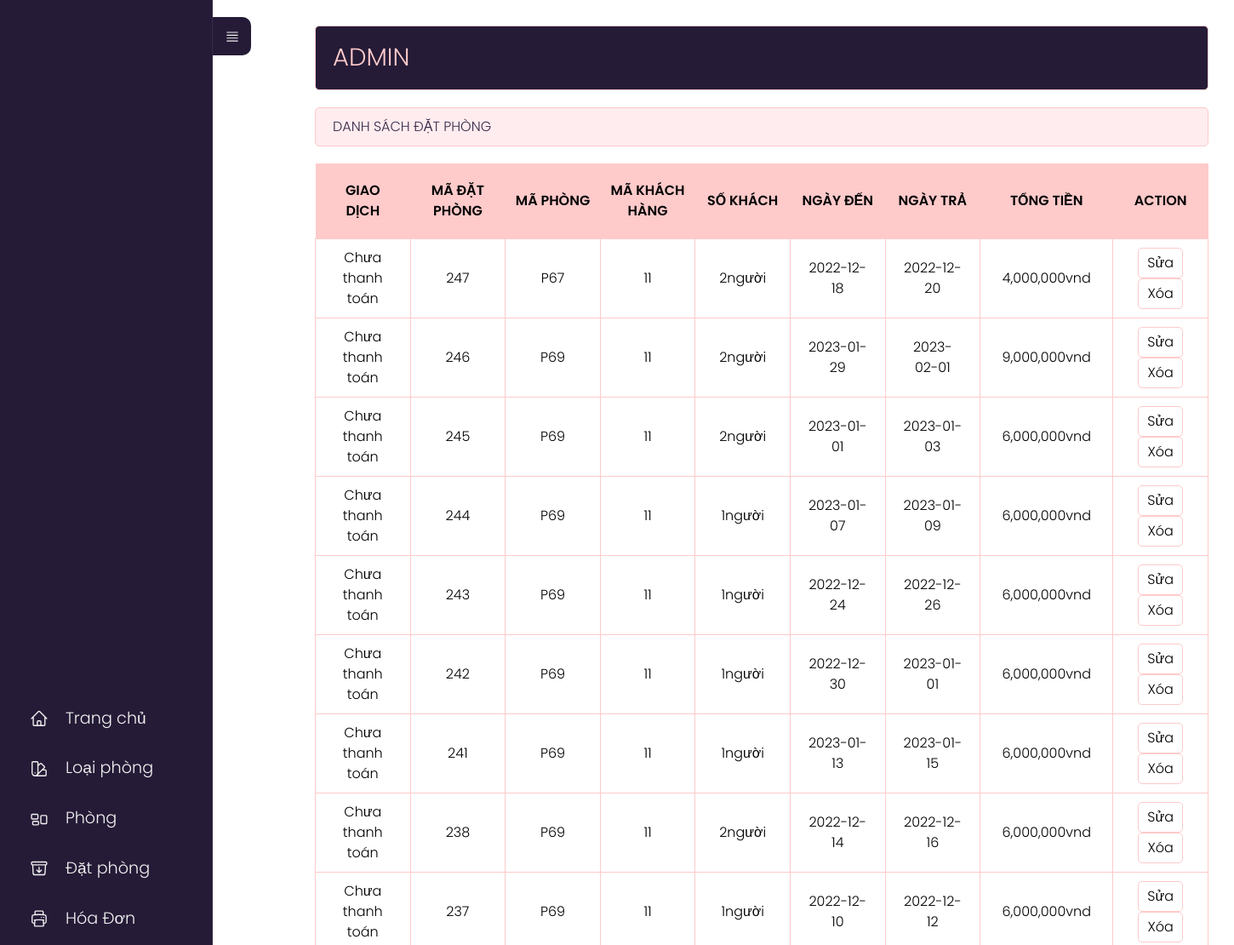
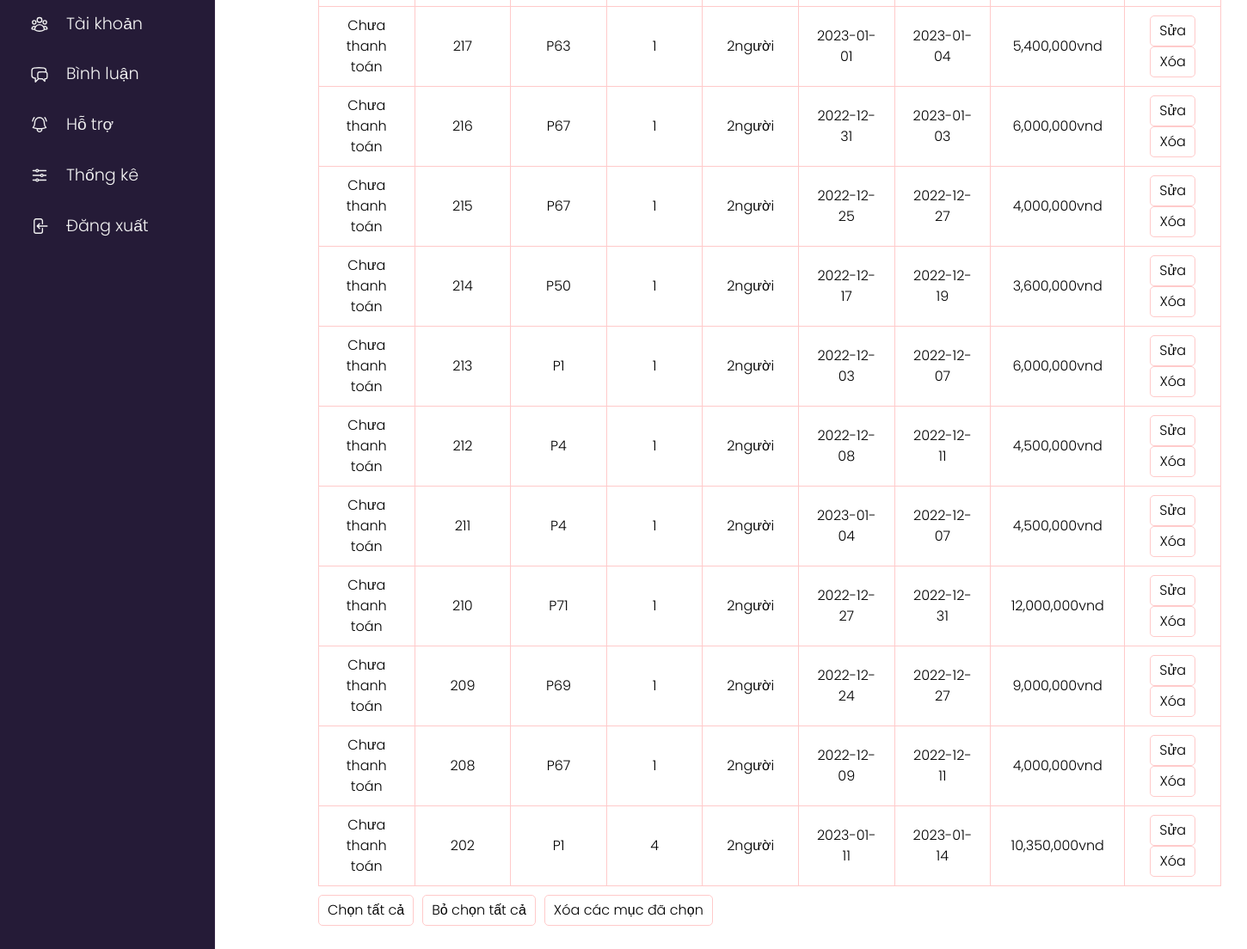
/app/controllers/admin/index.php?act=listdp (signed in), run on the app's committed database (2 pictures, top to bottom).
### tables this page shows
CREATE TABLE `datphong` (
  `id_order` int(11) NOT NULL,
  `id_phong` int(11) NOT NULL,
  `id_user` varchar(255) NOT NULL,
  `sokhach` int(2) NOT NULL,
  `ngayden` date NOT NULL,
  `ngaytra` date NOT NULL,
  `tongtien` float(10,2) NOT NULL,
  `giaodich` tinyint(2) NOT NULL DEFAULT 0,
  `tinhtrang` tinyint(2) NOT NULL DEFAULT 0
);

### app/models/pdo.php (called while the page is built, shortened)
<?php
function pdo_get_connection(){
    $dburl = "mysql:host=localhost;dbname=khachsan;charset=utf8";
    $user = 'root';
    $password = '';
    $conn = new PDO($dburl, $user, $password);
    $conn->setAttribute(PDO::ATTR_ERRMODE, PDO::ERRMODE_EXCEPTION);
    return $conn;
}
function pdo_query($sql){
    $sql_args = array_slice(func_get_args(), 1);
    try{
        $conn = pdo_get_connection();
        $stmt = $conn->prepare($sql);
        $stmt->execute($sql_args);
        $rows = $stmt->fetchAll();
        return $rows;
    }
    catch(PDOException $e){
        throw $e;
    }
    finally{
        unset($conn);
    }
}

### app/models/datphong.php (called while the page is built, shortened)
<?php
    function loadall_datphong(){
        $sql="SELECT * FROM datphong order by id_order desc";
        $listdp=pdo_query($sql);
        return $listdp;
    }
    function update_tinhtrang(){
        $sql="SELECT * FROM datphong";
        $listdp=pdo_query($sql);
    }
?>

### app/views/admin/datphong/list.php (the view, shortened to what this page needs)
<div class="row">
    <div class="row mb headeradmin" style="width:1050px;">
        <h1 style="padding: 15px 0;">ADMIN </h1>
    </div>
    <div class="row formtittle" style="width:1050px;">
        <h3>DANH SÁCH ĐẶT PHÒNG</h3>
    </div>
    <div class="row formcontent">
        <form action="index.php?act=listdp" method="post">
            <div class="row mb10 formdshanghoa" style="width:1050px;">
                <table>
                    <tr>
                        <th>GIAO DỊCH</th>
                        <th>MÃ ĐẶT PHÒNG</th>
                        <th>MÃ PHÒNG</th>
                        <th>MÃ KHÁCH HÀNG</th>
                        <th>SỐ KHÁCH</th>
                        <th>NGÀY ĐẾN</th>
                        <th>NGÀY TRẢ</th>
                        <th>TỔNG TIỀN</th>
                        <th>ACTION</th>
                    </tr>
                    <?php
                    foreach ($listdp as $datphong) {
                        extract($datphong);
                        if ($giaodich == 0) {
                            $giaodich = "Chưa thanh toán";
                        }
                        $suadp = "index.php?act=suadp&id=" . $id_order;
                        $xoadp = "index.php?act=xoadp&id=" . $id_order;
                        echo '<tr>
                                        <td>'.$giaodich.'</td>
                                        <td>' . $id_order . '</td>
                                        <td>P' . $id_phong . '</td>
                                        <td>' . $id_user . '</td>
                                        <td>' . $sokhach . 'người</td>
                                        <td>' . $ngayden . '</td>
                                        <td>' . $ngaytra . '</td>
                                        <td>' . number_format($tongtien) . 'vnd</td>
                                        <td><a href="' . $suadp . '"><input type="button" value="Sửa"></a>  <a onclick="return DELETE()" href="' . $xoadp . '"><input type="button" value="Xóa"></a></td>
                                    </tr>';
                    }
                    ?>
                </table>
            </div>
            <div class="row mb10" style="display:flex;">
                <input type="button" id="btn1" value="Chọn tất cả">
                <input type="button" id="btn2" value="Bỏ chọn tất cả" style="margin-left:10px;">
                <input type="button" value="Xóa các mục đã chọn" style="margin-left:10px;">
            </div>
        </form>
    </div>
</div>
</div>

### public/assets/clients/css/styleadmin.css (style rules this page uses)
* { padding: 0; margin: 0; box-sizing: border-box; font-family: 'Poppins', sans-serif; font-weight: 300; }
body { position: relative; width: 100%; min-height: 150vh; }
.row { float: left; width: 70%; }
.mb { margin-bottom: 20px; }
.mb10 { margin-bottom: 10px; }
.formtk input[type="submit"], .formcontent input[type="submit"], .formcontent input[type="reset"], .formcontent input[type="button"] { border-radius: 5px; padding: 5px 10px; background-color: #ffffff; border: 1px solid #FFCACA; }
.headeradmin { background-color: #251B37; border: 1px solid #FFCACA; color: #FFCACA; border-radius: 5px; padding: 0px 20px; width: 70%; }
.headeradmin h1 { font-size: 2vw; }
.formtittle { background-color: #FFECEF; border: 1px solid #FFCACA; color: #372948; border-radius: 5px; padding: 10px 20px; }
.formcontent { padding: 20px 0; }
table tr th { font-weight: 600; }
.formdshanghoa table { width: 100%; border-collapse: collapse; }
.formdshanghoa table th:nth-child(1) { width: 10%; padding: 20px; background-color: #FFCACA; }
.formdshanghoa table th:nth-child(2) { width: 10%; background-color: #FFCACA; }
.formdshanghoa table th:nth-child(3) { width: 10%; background-color: #FFCACA; }
.formdshanghoa table th:nth-child(4) { width: 10%; background-color: #FFCACA; }
.formdshanghoa table th:nth-child(5) { width: 10%; background-color: #FFCACA; }
.formdshanghoa table th:nth-child(6) { width: 10%; background-color: #FFCACA; }
.formdshanghoa table th:nth-child(7) { width: 30%; background-color: #FFCACA; }
.formdshanghoa table th:nth-child(8) { width: 10%; background-color: #FFCACA; }
.formdshanghoa table td { border: 1px solid #FFCACA; padding: 10px 20px; text-align: center; }
.formdshanghoa table th:nth-child(7) { width: 10%; background-color: #FFCACA; }
.formdshanghoa table th:nth-child(9) { width: 10%; background-color: #FFCACA; }

### data on the page
datphong: giaodich "Chưa thanh toán", id_order "247", id_phong "67", id_user "11", sokhach "2", ngayden "2022-12-18", ngaytra "2022-12-20", tongtien "4,000,000"
datphong: giaodich "Chưa thanh toán", id_order "246", id_phong "69", id_user "11", sokhach "2", ngayden "2023-01-29", ngaytra "2023-02-01", tongtien "9,000,000"
datphong: giaodich "Chưa thanh toán", id_order "245", id_phong "69", id_user "11", sokhach "2", ngayden "2023-01-01", ngaytra "2023-01-03", tongtien "6,000,000"
datphong: giaodich "Chưa thanh toán", id_order "244", id_phong "69", id_user "11", sokhach "1", ngayden "2023-01-07", ngaytra "2023-01-09", tongtien "6,000,000"
datphong: giaodich "Chưa thanh toán", id_order "243", id_phong "69", id_user "11", sokhach "1", ngayden "2022-12-24", ngaytra "2022-12-26", tongtien "6,000,000"
datphong: giaodich "Chưa thanh toán", id_order "242", id_phong "69", id_user "11", sokhach "1", ngayden "2022-12-30", ngaytra "2023-01-01", tongtien "6,000,000"
datphong: giaodich "Chưa thanh toán", id_order "241", id_phong "69", id_user "11", sokhach "1", ngayden "2023-01-13", ngaytra "2023-01-15", tongtien "6,000,000"
datphong: giaodich "Chưa thanh toán", id_order "238", id_phong "69", id_user "11", sokhach "2", ngayden "2022-12-14", ngaytra "2022-12-16", tongtien "6,000,000"
datphong: giaodich "Chưa thanh toán", id_order "237", id_phong "69", id_user "11", sokhach "1", ngayden "2022-12-10", ngaytra "2022-12-12", tongtien "6,000,000"
datphong: giaodich "Chưa thanh toán", id_order "217", id_phong "63", id_user "1", sokhach "2", ngayden "2023-01-01", ngaytra "2023-01-04", tongtien "5,400,000"
datphong: giaodich "Chưa thanh toán", id_order "216", id_phong "67", id_user "1", sokhach "2", ngayden "2022-12-31", ngaytra "2023-01-03", tongtien "6,000,000"
datphong: giaodich "Chưa thanh toán", id_order "215", id_phong "67", id_user "1", sokhach "2", ngayden "2022-12-25", ngaytra "2022-12-27", tongtien "4,000,000"
datphong: giaodich "Chưa thanh toán", id_order "214", id_phong "50", id_user "1", sokhach "2", ngayden "2022-12-17", ngaytra "2022-12-19", tongtien "3,600,000"
datphong: giaodich "Chưa thanh toán", id_order "213", id_phong "1", id_user "1", sokhach "2", ngayden "2022-12-03", ngaytra "2022-12-07", tongtien "6,000,000"
datphong: giaodich "Chưa thanh toán", id_order "212", id_phong "4", id_user "1", sokhach "2", ngayden "2022-12-08", ngaytra "2022-12-11", tongtien "4,500,000"
datphong: giaodich "Chưa thanh toán", id_order "211", id_phong "4", id_user "1", sokhach "2", ngayden "2023-01-04", ngaytra "2022-12-07", tongtien "4,500,000"
datphong: giaodich "Chưa thanh toán", id_order "210", id_phong "71", id_user "1", sokhach "2", ngayden "2022-12-27", ngaytra "2022-12-31", tongtien "12,000,000"
datphong: giaodich "Chưa thanh toán", id_order "209", id_phong "69", id_user "1", sokhach "2", ngayden "2022-12-24", ngaytra "2022-12-27", tongtien "9,000,000"
datphong: giaodich "Chưa thanh toán", id_order "208", id_phong "67", id_user "1", sokhach "2", ngayden "2022-12-09", ngaytra "2022-12-11", tongtien "4,000,000"
datphong: giaodich "Chưa thanh toán", id_order "202", id_phong "1", id_user "4", sokhach "2", ngayden "2023-01-11", ngaytra "2023-01-14", tongtien "10,350,000"
